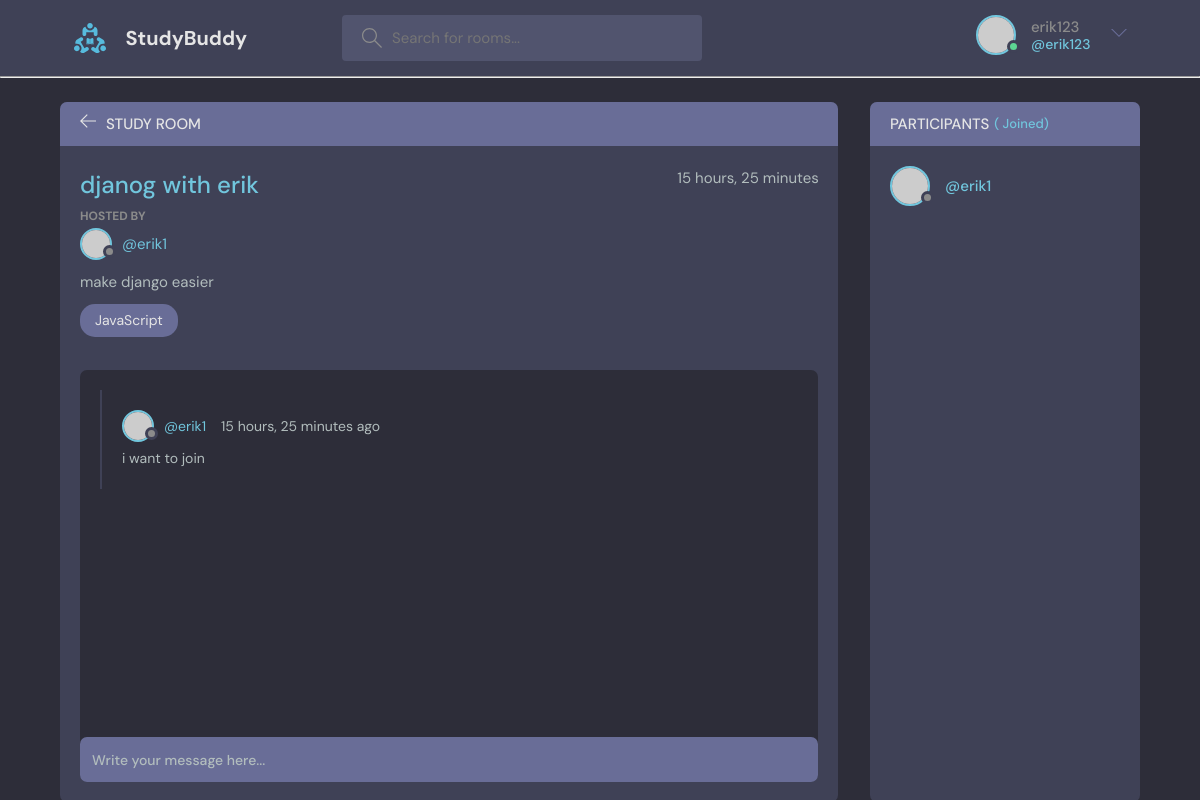
Page /room/42/ (signed in) on the committed database.
### base/models.py (models this page shows, shortened)
class Room(models.Model):
    host = models.ForeignKey(User,on_delete=models.SET_NULL,null=True)
    topic = models.ForeignKey(Topic,on_delete=models.SET_NULL,null=True)
    name = models.CharField(max_length=200)
    description = models.CharField(max_length=500,null=True)
    participants = models.ManyToManyField(
        User, related_name='participants', blank=True)
    updated = models.DateTimeField(auto_now=True)
    created = models.DateTimeField(auto_now_add=True)
    class Meta :
        ordering = ['-updated','-created']

class Message(models.Model):
    user = models.ForeignKey(User,on_delete=models.CASCADE)
    room = models.ForeignKey(Room,on_delete=models.CASCADE)
    body = models.TextField()
    updated = models.DateTimeField(auto_now=True)
    created = models.DateTimeField(auto_now_add=True)
    class Meta :
        ordering = ['-created']

### base/views.py (the view, shortened to what this page needs)
# urls.py: path('room/<str:pk>/',views.room,name='room'),
def room(request,pk):
     curr = Room.objects.get(id=pk)
     room_message = curr.message_set.all().order_by('-created')
     participants = curr.participants.all()
     context = {'room':curr,'room_message':room_message,'participants':participants}
     return render(request,'base/room.html',context)

### base/templates/base/room.html (shortened to what this page needs)
{%extends 'main.html'%}
{% block content%}
<main class="profile-page layout layout--2">
    <div class="container">
        <div class="room">
            <div class="room__top">
                <div class="room__topLeft">
                    <a href="{% url 'home' %}">
                        <svg version="1.1" xmlns="http://www.w3.org/2000/svg" width="32" height="32"
                            viewBox="0 0 32 32">
                            <title>arrow-left</title>
                            <path
                                d="M13.723 2.286l-13.723 13.714 13.719 13.714 1.616-1.611-10.96-10.96h27.625v-2.286h-27.625l10.965-10.965-1.616-1.607z">
                            </path>
                        </svg>
                    </a>
                    <h3>Study Room</h3>
                </div>
            </div>
            <div class="room__box scroll">
                <div class="room__header scroll">
                    <div class="room__info">
                        <h3>{{room.name}}</h3>
                        <span>{{room.created|timesince}}</span>
                    </div>
                    <div class="room__hosted">
                        <p>Hosted By</p>
                        <a href="{% url 'user-profile' room.host.id %}" class="room__author">
                            <div class="avatar avatar--small">
                                <img src="https://randomuser.me/api/portraits/men/37.jpg" />
                            </div>
                            <span>@{{room.host}}</span>
                        </a>
                    </div>
                    {% if room.description is not None%}
                    <div class="room__details">
                        {{room.description}}
                    </div>
                    {%endif%}
                    <span class="room__topics">JavaScript</span>
                </div>
                <div class="room__conversation">
                        <div class="threads scroll">
                            <div class="thread">
                                {% for m in room_message %}
                                <div class="thread__top">
                                    <div class="thread__author">
                                        <a href="{% url 'user-profile' m.user.id %}" class="thread__authorInfo">
                                            <div class="avatar avatar--small">
                                                <img src="https://randomuser.me/api/portraits/men/37.jpg" />
                                            </div>
                                            <span>@{{m.user.username}}</span>
                                        </a>
                                        <span class="thread__date">{{m.created|timesince}} ago</span>
                                    </div>
                                </div>
                                <div class="thread__details">
                                    {{m.body}}
                                </div>
                                {%endfor%}
                            </div>
                        </div>
                </div>
            </div>
            {% if request.user.is_authenticated %}
            <div class="room__message">
                <form action="" method="POST">{%csrf_token%}<input name="body" type="text"
                        placeholder="Write your message here..." /></form>
            </div>
            {%endif%}
        </div>
        <div class="participants">
            <h3 class="participants__top">Participants <span>({{room.participants_set.all.count}} Joined)</span></h3>
            <div class="participants__list scroll">
                {% for user in participants %}
                <a href="{% url 'user-profile' user.id %}" class="participant">
                    <div class="avatar avatar--medium">
                        <img src="https://randomuser.me/api/portraits/men/37.jpg" />
                    </div>
                    <p>
                        <span>@{{user.username}}</span>
                    </p>
                </a>
                {%endfor%}
            </div>
        </div>
    </div>
</main>
{%endblock content%}

### templates/navbar.html (shortened to what this page needs)
{% load static %}
<header class="header header--loggedIn">
    <div class="container">
      <a href="{% url 'home' %}" class="header__logo">
        <img src="{% static 'images/logo.svg' %}" />
        <h1>StudyBuddy</h1>
      </a>
      <form class="header__search" method="GET" action="{% url 'home' %}">
        <label>
          <input placeholder="Search for rooms..." name="q" />
        </label>
      </form>
      <nav class="header__menu">
        {% if request.user.is_authenticated %}
        <div class="header__user">
          <a href="{% url 'user-profile' request.user.id %}">
            <div class="avatar avatar--medium active">
              <img src="https://randomuser.me/api/portraits/men/37.jpg" />
            </div>
            <p>{{request.user.username}} <span>@{{request.user.username}}</span></p>
          </a>
          <button class="dropdown-button">
            <svg version="1.1" xmlns="http://www.w3.org/2000/svg" width="32" height="32" viewBox="0 0 32 32">
              <title>chevron-down</title>
              <path d="M16 21l-13-13h-3l16 16 16-16h-3l-13 13z"></path>
            </svg>
          </button>
        </div>
        {% else %}
        <a href="{% url 'login' %}">
            <img src="{% static 'images/avatar.svg' %}" />
            <p>Login</p>
          </a>
        {% endif %}
      </nav>
    </div>
  </header>
<hr/>

### rows in the picture
Room: name "djanog with erik", created "15 hours, 25 minutes", host "erik1", description "make django easier"
Message: user.username "erik1", created "15 hours, 25 minutes", body "i want to join"

### other values in the picture
{{ request.user.username }} "erik123"
{{ user.username }} "erik1"
